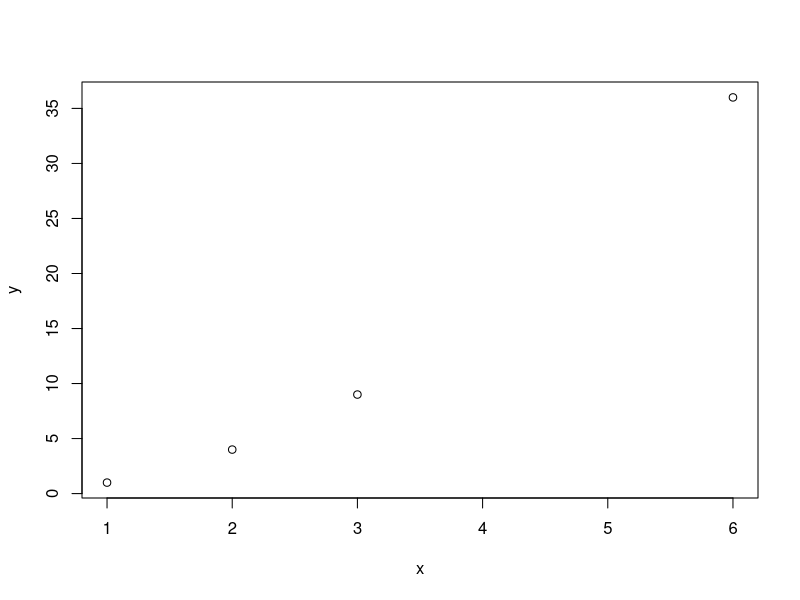

Source code (R):
## ---- chunk 1
# hint: create an object called x with the following code:
x = c(1, 2, 3, 6)
## ---- chunk 2
y = x^2
plot(x, y)
## ---- chunk 3
    x = 1:6
    y = x^2
    z = y + 0.1
